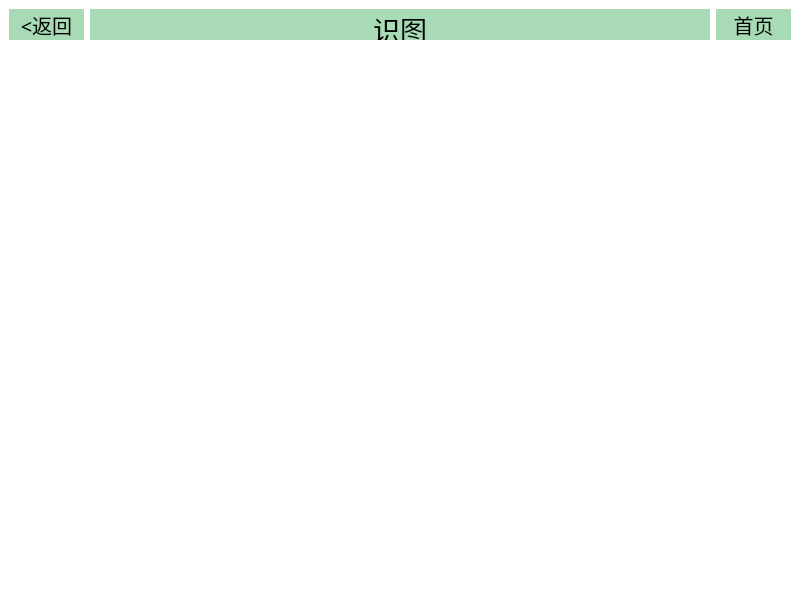
<?xml version="1.0" encoding="UTF-8"?>
<ui version="4.0">
 <class>image_up</class>
 <widget class="QMainWindow" name="image_up">
  <property name="geometry">
   <rect>
    <x>0</x>
    <y>0</y>
    <width>800</width>
    <height>600</height>
   </rect>
  </property>
  <property name="windowTitle">
   <string>MainWindow</string>
  </property>
  <property name="styleSheet">
   <string notr="true">background-color: rgb(255, 255, 255);</string>
  </property>
  <widget class="QWidget" name="centralwidget">
   <layout class="QVBoxLayout" name="verticalLayout_2">
    <item>
     <layout class="QVBoxLayout" name="verticalLayout">
      <item>
       <layout class="QHBoxLayout" name="top">
        <item>
         <widget class="QPushButton" name="back">
          <property name="enabled">
           <bool>false</bool>
          </property>
          <property name="minimumSize">
           <size>
            <width>75</width>
            <height>31</height>
           </size>
          </property>
          <property name="maximumSize">
           <size>
            <width>75</width>
            <height>31</height>
           </size>
          </property>
          <property name="font">
           <font>
            <family>宋体</family>
            <pointsize>15</pointsize>
            <italic>false</italic>
            <bold>false</bold>
            <stylestrategy>PreferDefault</stylestrategy>
            <hintingpreference>PreferDefaultHinting</hintingpreference>
           </font>
          </property>
          <property name="layoutDirection">
           <enum>Qt::LayoutDirection::LeftToRight</enum>
          </property>
          <property name="styleSheet">
           <string notr="true">color:rgb(0, 0, 0);
font: 15pt &quot;宋体&quot;;
background-color: rgb(168,218,181);
border-color: rgb(168,218,181);
border-radius: 0px;</string>
          </property>
          <property name="text">
           <string>&lt;返回</string>
          </property>
          <property name="autoRepeatInterval">
           <number>100</number>
          </property>
         </widget>
        </item>
        <item>
         <widget class="QLabel" name="page_name">
          <property name="minimumSize">
           <size>
            <width>0</width>
            <height>31</height>
           </size>
          </property>
          <property name="maximumSize">
           <size>
            <width>16777215</width>
            <height>31</height>
           </size>
          </property>
          <property name="font">
           <font>
            <family>宋体</family>
            <pointsize>20</pointsize>
            <italic>false</italic>
            <bold>false</bold>
           </font>
          </property>
          <property name="layoutDirection">
           <enum>Qt::LayoutDirection::LeftToRight</enum>
          </property>
          <property name="styleSheet">
           <string notr="true">color:rgb(0, 0, 0);
font: 20pt &quot;宋体&quot;;
background-color: rgb(168,218,181);
</string>
          </property>
          <property name="text">
           <string>&lt;html&gt;&lt;head/&gt;&lt;body&gt;&lt;p&gt;识图&lt;/p&gt;&lt;/body&gt;&lt;/html&gt;</string>
          </property>
          <property name="alignment">
           <set>Qt::AlignmentFlag::AlignCenter</set>
          </property>
         </widget>
        </item>
        <item>
         <widget class="QPushButton" name="home_page">
          <property name="enabled">
           <bool>false</bool>
          </property>
          <property name="minimumSize">
           <size>
            <width>75</width>
            <height>31</height>
           </size>
          </property>
          <property name="maximumSize">
           <size>
            <width>75</width>
            <height>31</height>
           </size>
          </property>
          <property name="font">
           <font>
            <family>宋体</family>
            <pointsize>15</pointsize>
            <italic>false</italic>
            <bold>false</bold>
            <stylestrategy>PreferDefault</stylestrategy>
            <hintingpreference>PreferDefaultHinting</hintingpreference>
           </font>
          </property>
          <property name="layoutDirection">
           <enum>Qt::LayoutDirection::LeftToRight</enum>
          </property>
          <property name="styleSheet">
           <string notr="true">color:rgb(0, 0, 0);
font: 15pt &quot;宋体&quot;;
background-color: rgb(168,218,181);
border-color: rgb(168,218,181);
border-radius: 0px;</string>
          </property>
          <property name="text">
           <string>首页</string>
          </property>
          <property name="autoRepeatInterval">
           <number>100</number>
          </property>
         </widget>
        </item>
       </layout>
      </item>
      <item>
       <spacer name="verticalSpacer">
        <property name="orientation">
         <enum>Qt::Orientation::Vertical</enum>
        </property>
        <property name="sizeHint" stdset="0">
         <size>
          <width>20</width>
          <height>40</height>
         </size>
        </property>
       </spacer>
      </item>
     </layout>
    </item>
   </layout>
  </widget>
 </widget>
 <resources/>
 <connections/>
</ui>
